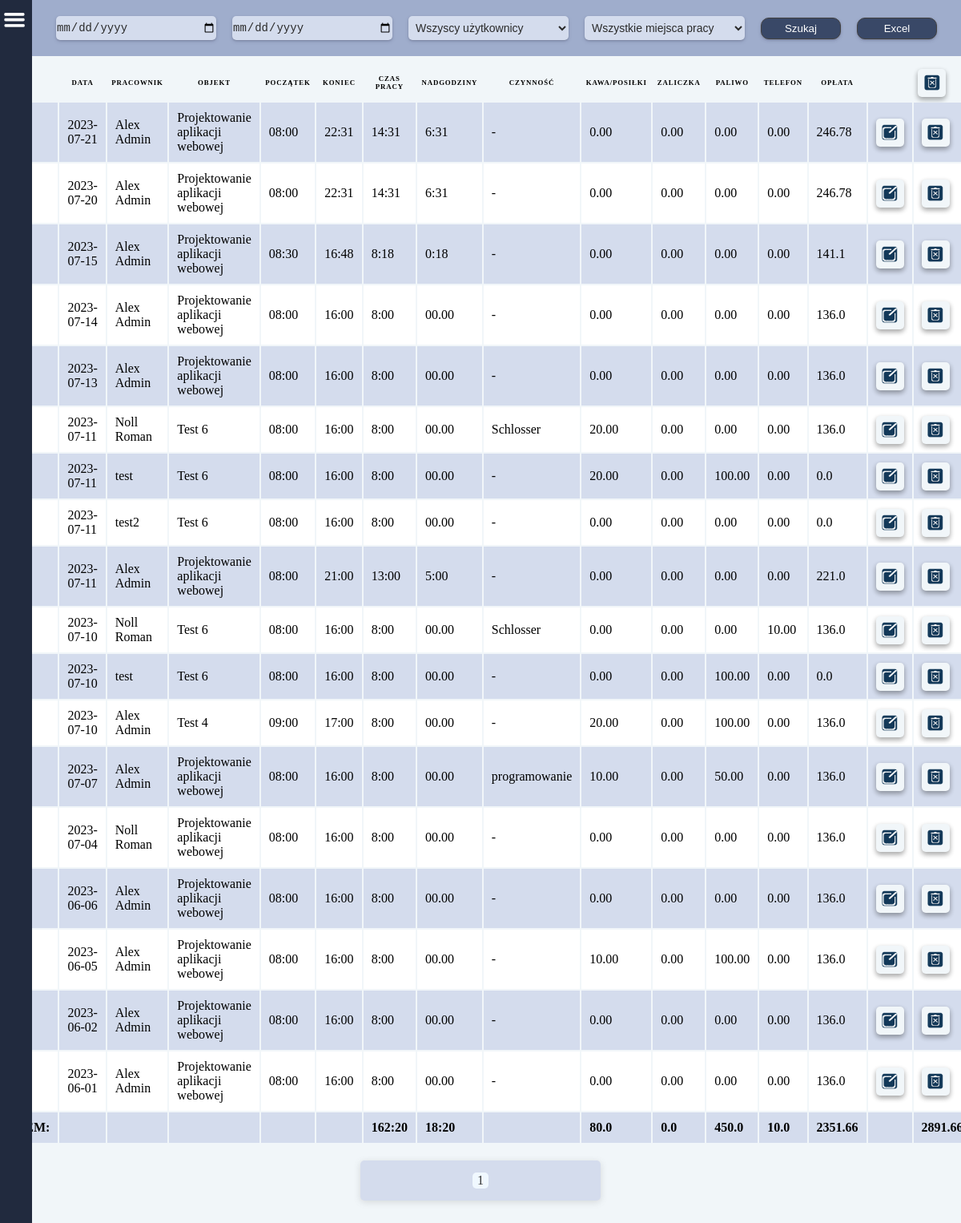
Page /raports/ (signed in) on the committed database.
### main/models.py (models this page shows, shortened)
class Work(models.Model):
    date = models.CharField(
        null=False,
        default='00-00-00',
        max_length=8,
        verbose_name='Data',
    )
    username = models.CharField(
        null=True,
        max_length=125,
        verbose_name='Imię użytkownika',
    )
    timestart = models.CharField(
        null=False,
        default='00:00',
        max_length=5,
        verbose_name='Początek',
    )
    timefinish = models.CharField(
        null=False,
        default='00:00',
        max_length=5,
        verbose_name='Koniec',
    )
    diff_time = models.CharField(
        null=True,
        default='00:00',
        max_length=5,
        verbose_name='Czas pracy',
    )
    over_time = models.CharField(
        null=True,
        default='00:00',
        max_length=5,
        verbose_name='Nadgodziny',
    )
    sum_time_sec = models.FloatField(
        null=True,
        default=0.00,
        verbose_name='Czas pracy razem',
    )
    sum_over_time_sec = models.CharField(
        null=True,
        default='00:00',
        max_length=5,
        verbose_name='Nadgodziny',
    )
    work_object = models.CharField(
        null=True,
        max_length=100,
        verbose_name='Miejsce pracy',
    )
    work_type = models.CharField(
        null=True,
        max_length=100,
        verbose_name='Czynność',
    )
    coffee_food = models.CharField(
        null=True,
        max_length=100,
        verbose_name='Kawa/Posiłki',
    )
    fuel = models.CharField(
        null=True,
        max_length=100,
        verbose_name='Paliwo',
    )
    prepayment = models.CharField(
        null=True,
        max_length=100,
        verbose_name='Zaliczka',
    )
    phone_costs = models.CharField(
        null=True,
        max_length=100,
        verbose_name='Telefon',
    )
    payment = models.CharField(
        null=True,
        default=0.00,
        max_length=100,
        verbose_name='Kwota',
    )
    payment_hour = models.FloatField(
        default=0,
        verbose_name='Stawka za godzinę',
    )
    user = models.ManyToManyField(
        CustomUser,
    )
    work_objects = models.ManyToManyField(
        'WorkObject'
    )

### main/views.py (the view, shortened to what this page needs)
# urls.py: path('raports/', raports, name='raports'),
def raports(request):
    total_fields = {
                'total_coffee_food': 'coffee_food',
                'total_fuel': 'fuel',
                'total_prepayment': 'prepayment',
                'total_phone_costs': 'phone_costs',
                'total_payment': 'payment',
                'total_sum_time_sec': 'sum_time_sec',
                'total_sum_over_time_sec': 'sum_over_time_sec'
            }
    if request.user.is_superuser:
        try:
            works = Work.objects.prefetch_related(Prefetch('user')).order_by('-date')
            work_objects = WorkObject.objects.all()
        except Exception as e:
            error = f'Nie można wyświetlić raport z powodu błędu: {e}'
            return render(request, 'error.html', context=error)
    users = CustomUser.objects.all().values('id', 'username')
    totals = {}
    for field_name, field in total_fields.items():
        total = works.aggregate(total=Sum(field))['total']
        totals[field_name] = round(total, 2)
    if totals['total_sum_time_sec']:
        total_hours = totals['total_sum_time_sec'] // 3600
        total_sec = totals['total_sum_time_sec'] % 3600
        total_min = total_sec // 60
        total_work_time = f'{int(total_hours)}:{int(total_min)}'
    else:
        total_work_time = '0:00'
    if totals['total_sum_over_time_sec']:
        total_hours = totals['total_sum_over_time_sec'] // 3600
        total_sec = totals['total_sum_over_time_sec'] % 3600
        total_min = total_sec // 60
        if total_min < 10 or total_min == 0.0:
            total_work_over_time = f'{int(total_hours)}:0{int(total_min)}'
        else:
            total_work_over_time = f'{int(total_hours)}:{int(total_min)}'
    else:
        total_work_over_time = '0:00'
    paginator = Paginator(works, 35)
    page_number = request.GET.get('page')
    page_obj = paginator.get_page(page_number)
    works = Work.objects.values_list('username')
    users_list = set()
    users_list = {wo[0] for wo in works}
    total_lists = [
        totals['total_payment'],
        totals['total_phone_costs'],
        totals['total_fuel'],
        totals['total_coffee_food']
    ]
    if any(element is not None for element in total_lists):
        total = sum(total_lists)
    context = {
        'works': works,
        'users': users,
        'work_objects': work_objects,
        'total_coffee_food': totals['total_coffee_food'],
        'total_fuel': totals['total_fuel'],
        'total_prepayment': totals['total_prepayment'],
        'total_phone_costs': totals['total_phone_costs'],
        'total_payment': totals['total_payment'],
        'total_work_time': total_work_time,
        'total_work_over_time': total_work_over_time,
        'page_obj': page_obj,
        'users_list': users_list,
        'total': total,
    }
    return render(request, 'raports.html', context)

### main/models.py (called while the page is built)
    def __str__(self):
        return str(self.id)

### main/templatetags/vacation_requests.py (called while the page is built)
@register.simple_tag
def request_quantity():
    reqs = VacationRequest.objects.filter(
        v_request__consideration=True
    ).order_by(
        '-v_request__id'
    ).select_related('v_request')
    return reqs.count()

### main/templates/raports.html (shortened to what this page needs)
{% extends 'base.html' %}
{% load static %}
    {% block content %}
    <div class="page-container">
        <div class="filter-container">
            <form method="POST" id="formRaport">
                <input class="input_" name="sorted_from" id="datetimepicker" type="date" value="date">
                <input class="input_" name="sorted_to" id="datetimepicker" type="date" value="date">
                {% if request.user.is_superuser %}
                    <select class="input_"  name="user" placeholder="Pracownicy">
                        <option value="">Wszyscy użytkownicy</option>
                    </select>
                {% else %}
                    <select class="input_"  name="user" placeholder="Pracownik">
                        <option value="{{user.username}}">{{user.username}}</option>
                    </select>
                {% endif %}
                <select class="input_"  name="work_object">
                    <option value="">Wszystkie miejsca pracy</option>
                </select>
                <button class="btn" type="submit" id="searchRaport"><p class="btn-title">Szukaj</p></button>
                <button class="btn" id="excelRaport" onclick="excel(event)">
                    <p class="btn-title">Excel</p>
                </button>
            </form>
        </div>
        <div class="container">
            <table id="raportsTable">
                <form method="POST">
                <thead>
                    <tr>
                        <th>
                        </th>
                        <th>Data</th>
                        <th>Pracownik</th>
                        <th>Objekt</th>
                        <th>Początek</th>
                        <th>Koniec</th>
                        <th>Czas pracy</th>
                        <th>Nadgodziny</th>
                        <th>Czynność</th>
                        <th>Kawa/Posiłki</th>
                        <th>Zaliczka</th>
                        <th>Paliwo</th>
                        <th>Telefon</th>
                        <th>Opłata</th>
                        <th></th>
                        <th>
                            <div class="label_img">
                                <input type="image" src="{% static 'images/delete.png' %}" width="20" height="20">
                            </div>
                        </th>
                    </tr>
                </thead>
                {% for work in page_obj %}
                    <tr>
                        <td>
                        </td>
                        <td class="nch" data-label="Data">{{work.date}}</td>
                        <td data-label="Pracownik">{{work.username}}</td>
                        <td class="ch" data-label="Objekt">{{work.work_object}}</td>
                        <td class="nch" data-label="Początek">{{work.timestart}}</td>
                        <td class="ch" data-label="Koniec">{{work.timefinish}}</td>
                        <td class="nch" data-label="Czas pracy">{{work.diff_time}}</td>
                        <td class="ch" data-label="Nadgodziny">{{work.over_time}}</td>
                        {% if work.work_type %}
                            <td class="odd" data-label="Czynność">{{work.work_type}}</td>
                        {% else %}
                            <td class="odd" data-label="Czynność"> - </td>
                        {% endif %}
                        <td class="nch" data-label="Kawa/Posiłki">{{work.coffee_food}}</td>
                        <td class="ch" data-label="Zaliczka">{{work.prepayment}}</td>
                        <td class="nch" data-label="Paliwo">{{work.fuel}}</td>
                        <td class="ch" data-label="Telefon">{{work.phone_costs}}</td>
                        <td class="nch" data-label="Opłata">{{work.payment}}</td>
                            <td class="ch">
                                <a class="label_img" href="{% url 'update_user_work' work.pk %}" >
                                    <img src="{% static 'images/edit.png' %}" width="20" height="20">
                                </a>
                            </td>
                            <td class="nch">
                                <a class="label_img" href="{% url 'deleteUserWorkQuastion' work.pk %}">
                                    <img src="{% static 'images/delete.png' %}" width="20" height="20">
                                </a>
                            </td>
                    </tr>
                {% endfor %}
                    <tr>
                        <td class="total">
                            <b>RAZEM:</b>
                        </td>
                        <td class="total"></td>
                        <td class="total"></td>
                        <td class="total"></td>
                        <td class="total"></td>
                        <td class="total"></td>
                        <td data-label="Czas pracy">
                            <b>{{total_work_time}}</b>
                        </td>
                        <td data-label="Nadgodziny">
                            <b>{{total_work_over_time}}</b>
                        </td>
                        <td class="total"></td>
                        <td data-label="Kawa/Posiłki">
                            <b>{{total_coffee_food}}</b>
                        </td>
                        <td data-label="Zaliczka">
                            <b>{{total_prepayment}}</b>
                        </td>
                        <td data-label="Paliwo">
                            <b>{{total_fuel}}</b>
                        </td>
                        <td data-label="Telefon">
                            <b>{{total_phone_costs}}</b>
                        </td>
                        <td data-label="Opłata">
                            <b>{{total_payment}}</b>
                        </td>
                        <td></td>
                        <td data-label="RAZEM">
                            <b>{{ total }}</b>
                        </td>
                    </tr>
                </form>
            </table>
            <div class="pagination">
                <span class="step-links">
                    <span class="current-page"><p>{{ page_obj.number }}</p></span>
                </span>
            </div>
        </div>
    </div>
    {% endblock %}

### static/css/base.css (style rules this page uses)
:root { --btn-bg-color: #394867; --border: 1px solid #434242; --main-bg-color: #F1F6F9; --header-bg-color: #212A3E; --input-bg-color: #d4dced; --title-bg-color: #9fadcc; --text-color: white; --height: 100%; --width: 100%; }
.container { display: flex; flex-direction: column; padding: 8px; overflow-y: scroll; }
table tr { border: 1px solid #ddd; padding: .25em; }
table th, table td { padding: .625em; }
table th { font-size: .55em; letter-spacing: .1em; text-transform: uppercase; }
tr:nth-child(odd) td { background-color: #d4dced; }
tr:nth-child(even) td { background-color: white; }
.filter-container { display: flex; flex-direction: row; align-items: center; justify-content: center; width: 100vw; padding: 10px; margin-left: 40px; background-color: var(--title-bg-color); }
.page-container { display: flex; flex-direction: column; align-items: center; height: 100%; background-color: var(--main-bg-color); }
.label_img { display: flex; justify-content: center; align-items: center; width: 35px; height: 35px; border-radius: 5px; background-color: var(--main-bg-color); box-shadow: rgba(0, 0, 0, 0.16) 0px 3px 6px, rgba(0, 0, 0, 0.23) 0px 3px 6px; cursor: pointer; }
.input_ { background-color: var(--input-bg-color); color: #2a2a2a; border-radius: 5px; border: transparent; width: 200px; height: 30px; font-size: 14px; margin: 10px; cursor: pointer; box-shadow: rgba(50, 50, 93, 0.25) 0px 2px 5px -1px, rgba(0, 0, 0, 0.3) 0px 1px 3px -1px; }
select { background-color: var(--input-bg-color); color: #2a2a2a; border-radius: 5px; border: transparent; width: 200px; height: 30px; font-size: 14px; padding-left: 5px; cursor: pointer; box-shadow: rgba(50, 50, 93, 0.25) 0px 2px 5px -1px, rgba(0, 0, 0, 0.3) 0px 1px 3px -1px; }
.btn { padding: 5px; margin: 10px; background-color: var(--btn-bg-color); border: var(--border); border-radius: 10px; cursor: pointer; width: 100px; box-shadow: rgba(50, 50, 93, 0.25) 0px 2px 5px -1px, rgba(0, 0, 0, 0.3) 0px 1px 3px -1px; }
a { color: var(--text-color); text-decoration: none; }
.btn-title { color: var(--text-color); text-decoration: none; text-align: center; }

### static/css/login.css (style rules this page uses)
* { margin: 0; padding: 0; }

### static/css/pagination.css (style rules this page uses)
.pagination { display: flex; justify-content: center; align-items: center; padding: 20px; }
.step-links { display: flex; justify-content: space-around; align-items: center; width: 300px; height: 50px; background-color: var(--input-bg-color); border-radius: 5px; box-shadow: rgba(99, 99, 99, 0.2) 0px 2px 8px 0px; }
.current-page { display: flex; justify-content: center; align-items: center; width: 20px; height: 20px; background-color: aliceblue; border-radius: 5px; }
.current-page p { color: #323234; }

### static/css/raports.css (style rules this page uses)
#formRaport { display: flex; align-items: center; justify-content: center; }

### rows in the picture
Work: date "2023-07-21", username "Alex Admin", work_object "Projektowanie aplikacji webowej", timestart "08:00", timefinish "22:31", diff_time "14:31", over_time "6:31", coffee_food "0.00", prepayment "0.00", fuel "0.00", phone_costs "0.00", payment "246.78"
Work: date "2023-07-20", username "Alex Admin", work_object "Projektowanie aplikacji webowej", timestart "08:00", timefinish "22:31", diff_time "14:31", over_time "6:31", coffee_food "0.00", prepayment "0.00", fuel "0.00", phone_costs "0.00", payment "246.78"
Work: date "2023-07-15", username "Alex Admin", work_object "Projektowanie aplikacji webowej", timestart "08:30", timefinish "16:48", diff_time "8:18", over_time "0:18", coffee_food "0.00", prepayment "0.00", fuel "0.00", phone_costs "0.00", payment "141.1"
Work: date "2023-07-14", username "Alex Admin", work_object "Projektowanie aplikacji webowej", timestart "08:00", timefinish "16:00", diff_time "8:00", over_time "00.00", coffee_food "0.00", prepayment "0.00", fuel "0.00", phone_costs "0.00", payment "136.0"
Work: date "2023-07-13", username "Alex Admin", work_object "Projektowanie aplikacji webowej", timestart "08:00", timefinish "16:00", diff_time "8:00", over_time "00.00", coffee_food "0.00", prepayment "0.00", fuel "0.00", phone_costs "0.00", payment "136.0"
Work: date "2023-07-11", username "Noll Roman", work_object "Test 6", timestart "08:00", timefinish "16:00", diff_time "8:00", over_time "00.00", work_type "Schlosser", coffee_food "20.00", prepayment "0.00", fuel "0.00", phone_costs "0.00", payment "136.0"
Work: date "2023-07-11", username "test", work_object "Test 6", timestart "08:00", timefinish "16:00", diff_time "8:00", over_time "00.00", coffee_food "20.00", prepayment "0.00", fuel "100.00", phone_costs "0.00", payment "0.0"
Work: date "2023-07-11", username "test2", work_object "Test 6", timestart "08:00", timefinish "16:00", diff_time "8:00", over_time "00.00", coffee_food "0.00", prepayment "0.00", fuel "0.00", phone_costs "0.00", payment "0.0"
Work: date "2023-07-11", username "Alex Admin", work_object "Projektowanie aplikacji webowej", timestart "08:00", timefinish "21:00", diff_time "13:00", over_time "5:00", coffee_food "0.00", prepayment "0.00", fuel "0.00", phone_costs "0.00", payment "221.0"
Work: date "2023-07-10", username "Noll Roman", work_object "Test 6", timestart "08:00", timefinish "16:00", diff_time "8:00", over_time "00.00", work_type "Schlosser", coffee_food "0.00", prepayment "0.00", fuel "0.00", phone_costs "10.00", payment "136.0"
Work: date "2023-07-10", username "test", work_object "Test 6", timestart "08:00", timefinish "16:00", diff_time "8:00", over_time "00.00", coffee_food "0.00", prepayment "0.00", fuel "100.00", phone_costs "0.00", payment "0.0"
Work: date "2023-07-10", username "Alex Admin", work_object "Test 4", timestart "09:00", timefinish "17:00", diff_time "8:00", over_time "00.00", coffee_food "20.00", prepayment "0.00", fuel "100.00", phone_costs "0.00", payment "136.0"
Work: date "2023-07-07", username "Alex Admin", work_object "Projektowanie aplikacji webowej", timestart "08:00", timefinish "16:00", diff_time "8:00", over_time "00.00", work_type "programowanie", coffee_food "10.00", prepayment "0.00", fuel "50.00", phone_costs "0.00", payment "136.0"
Work: date "2023-07-04", username "Noll Roman", work_object "Projektowanie aplikacji webowej", timestart "08:00", timefinish "16:00", diff_time "8:00", over_time "00.00", coffee_food "0.00", prepayment "0.00", fuel "0.00", phone_costs "0.00", payment "136.0"
Work: date "2023-06-06", username "Alex Admin", work_object "Projektowanie aplikacji webowej", timestart "08:00", timefinish "16:00", diff_time "8:00", over_time "00.00", coffee_food "0.00", prepayment "0.00", fuel "0.00", phone_costs "0.00", payment "136.0"
Work: date "2023-06-05", username "Alex Admin", work_object "Projektowanie aplikacji webowej", timestart "08:00", timefinish "16:00", diff_time "8:00", over_time "00.00", coffee_food "10.00", prepayment "0.00", fuel "100.00", phone_costs "0.00", payment "136.0"
Work: date "2023-06-02", username "Alex Admin", work_object "Projektowanie aplikacji webowej", timestart "08:00", timefinish "16:00", diff_time "8:00", over_time "00.00", coffee_food "0.00", prepayment "0.00", fuel "0.00", phone_costs "0.00", payment "136.0"
Work: date "2023-06-01", username "Alex Admin", work_object "Projektowanie aplikacji webowej", timestart "08:00", timefinish "16:00", diff_time "8:00", over_time "00.00", coffee_food "0.00", prepayment "0.00", fuel "0.00", phone_costs "0.00", payment "136.0"

### other values in the picture
{{ total_work_time }} "162:20"
{{ total_work_over_time }} "18:20"
{{ total_coffee_food }} "80.0"
{{ total_prepayment }} "0.0"
{{ total_fuel }} "450.0"
{{ total_phone_costs }} "10.0"
{{ total_payment }} "2351.66"
{{ page_obj.number }} "1"
